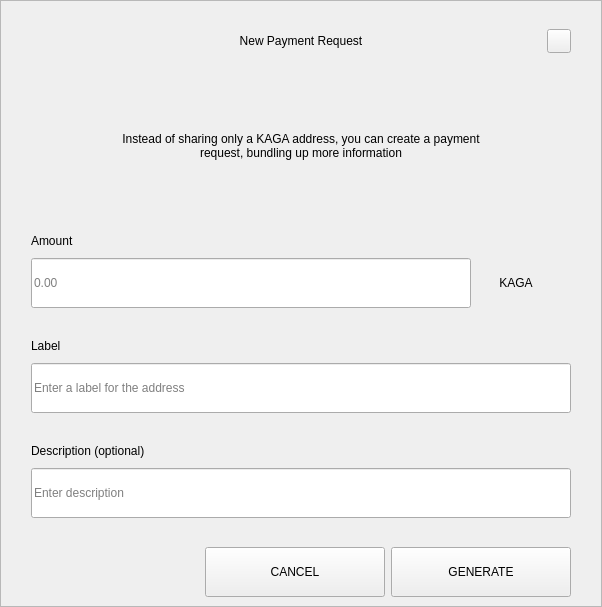
<?xml version="1.0" encoding="UTF-8"?>
<ui version="4.0">
 <class>RequestDialog</class>
 <widget class="QDialog" name="RequestDialog">
  <property name="geometry">
   <rect>
    <x>0</x>
    <y>0</y>
    <width>602</width>
    <height>607</height>
   </rect>
  </property>
  <property name="windowTitle">
   <string>Dialog</string>
  </property>
  <layout class="QVBoxLayout" name="verticalLayout_5">
   <property name="spacing">
    <number>0</number>
   </property>
   <property name="leftMargin">
    <number>0</number>
   </property>
   <property name="topMargin">
    <number>0</number>
   </property>
   <property name="rightMargin">
    <number>0</number>
   </property>
   <property name="bottomMargin">
    <number>0</number>
   </property>
   <item>
    <widget class="QFrame" name="frame">
     <property name="styleSheet">
      <string notr="true"/>
     </property>
     <property name="frameShape">
      <enum>QFrame::StyledPanel</enum>
     </property>
     <property name="frameShadow">
      <enum>QFrame::Raised</enum>
     </property>
     <layout class="QVBoxLayout" name="verticalLayout_4" stretch="1,0,0">
      <property name="spacing">
       <number>0</number>
      </property>
      <property name="leftMargin">
       <number>30</number>
      </property>
      <property name="topMargin">
       <number>20</number>
      </property>
      <property name="rightMargin">
       <number>30</number>
      </property>
      <property name="bottomMargin">
       <number>0</number>
      </property>
      <item>
       <layout class="QHBoxLayout" name="horizontalLayout_3">
        <property name="spacing">
         <number>0</number>
        </property>
        <item>
         <spacer name="horizontalSpacer_21">
          <property name="orientation">
           <enum>Qt::Horizontal</enum>
          </property>
          <property name="sizeHint" stdset="0">
           <size>
            <width>40</width>
            <height>20</height>
           </size>
          </property>
         </spacer>
        </item>
        <item>
         <widget class="QLabel" name="labelTitle">
          <property name="minimumSize">
           <size>
            <width>0</width>
            <height>40</height>
           </size>
          </property>
          <property name="maximumSize">
           <size>
            <width>16777215</width>
            <height>40</height>
           </size>
          </property>
          <property name="styleSheet">
           <string notr="true">padding-left:24px;</string>
          </property>
          <property name="text">
           <string>New Payment Request</string>
          </property>
          <property name="alignment">
           <set>Qt::AlignCenter</set>
          </property>
          <property name="margin">
           <number>7</number>
          </property>
         </widget>
        </item>
        <item>
         <spacer name="horizontalSpacer">
          <property name="orientation">
           <enum>Qt::Horizontal</enum>
          </property>
          <property name="sizeHint" stdset="0">
           <size>
            <width>40</width>
            <height>20</height>
           </size>
          </property>
         </spacer>
        </item>
        <item>
         <widget class="QPushButton" name="btnEsc">
          <property name="minimumSize">
           <size>
            <width>24</width>
            <height>24</height>
           </size>
          </property>
          <property name="maximumSize">
           <size>
            <width>24</width>
            <height>24</height>
           </size>
          </property>
          <property name="focusPolicy">
           <enum>Qt::NoFocus</enum>
          </property>
          <property name="text">
           <string/>
          </property>
         </widget>
        </item>
       </layout>
      </item>
      <item>
       <widget class="QStackedWidget" name="stack">
        <property name="minimumSize">
         <size>
          <width>540</width>
          <height>0</height>
         </size>
        </property>
        <property name="maximumSize">
         <size>
          <width>540</width>
          <height>16777215</height>
         </size>
        </property>
        <property name="currentIndex">
         <number>0</number>
        </property>
        <widget class="QWidget" name="page_1">
         <property name="minimumSize">
          <size>
           <width>540</width>
           <height>0</height>
          </size>
         </property>
         <property name="maximumSize">
          <size>
           <width>540</width>
           <height>16777215</height>
          </size>
         </property>
         <layout class="QVBoxLayout" name="layout1">
          <property name="spacing">
           <number>0</number>
          </property>
          <property name="leftMargin">
           <number>0</number>
          </property>
          <property name="topMargin">
           <number>0</number>
          </property>
          <property name="rightMargin">
           <number>0</number>
          </property>
          <property name="bottomMargin">
           <number>0</number>
          </property>
          <item>
           <spacer name="verticalSpacer_21">
            <property name="orientation">
             <enum>Qt::Vertical</enum>
            </property>
            <property name="sizeType">
             <enum>QSizePolicy::Fixed</enum>
            </property>
            <property name="sizeHint" stdset="0">
             <size>
              <width>20</width>
              <height>30</height>
             </size>
            </property>
           </spacer>
          </item>
          <item alignment="Qt::AlignHCenter">
           <widget class="QLabel" name="labelMessage">
            <property name="minimumSize">
             <size>
              <width>400</width>
              <height>50</height>
             </size>
            </property>
            <property name="text">
             <string>Instead of sharing only a KAGA address, you can create a payment request, bundling up more information</string>
            </property>
            <property name="alignment">
             <set>Qt::AlignCenter</set>
            </property>
            <property name="wordWrap">
             <bool>true</bool>
            </property>
           </widget>
          </item>
          <item alignment="Qt::AlignBottom">
           <widget class="QWidget" name="containerAmount" native="true">
            <layout class="QVBoxLayout" name="verticalLayout">
             <property name="spacing">
              <number>9</number>
             </property>
             <property name="leftMargin">
              <number>0</number>
             </property>
             <property name="topMargin">
              <number>0</number>
             </property>
             <property name="rightMargin">
              <number>0</number>
             </property>
             <property name="bottomMargin">
              <number>0</number>
             </property>
             <item>
              <widget class="QLabel" name="labelSubtitleAmount">
               <property name="minimumSize">
                <size>
                 <width>350</width>
                 <height>16</height>
                </size>
               </property>
               <property name="maximumSize">
                <size>
                 <width>16777215</width>
                 <height>16</height>
                </size>
               </property>
               <property name="text">
                <string>Amount</string>
               </property>
              </widget>
             </item>
             <item alignment="Qt::AlignTop">
              <widget class="QWidget" name="layoutAmount" native="true">
               <layout class="QHBoxLayout" name="horizontalLayout" stretch="2,0">
                <property name="spacing">
                 <number>0</number>
                </property>
                <property name="leftMargin">
                 <number>0</number>
                </property>
                <property name="topMargin">
                 <number>0</number>
                </property>
                <property name="rightMargin">
                 <number>0</number>
                </property>
                <property name="bottomMargin">
                 <number>0</number>
                </property>
                <item>
                 <widget class="QLineEdit" name="lineEditAmount">
                  <property name="minimumSize">
                   <size>
                    <width>0</width>
                    <height>50</height>
                   </size>
                  </property>
                  <property name="maximumSize">
                   <size>
                    <width>16777215</width>
                    <height>50</height>
                   </size>
                  </property>
                  <property name="placeholderText">
                   <string notr="true">0.00</string>
                  </property>
                 </widget>
                </item>
                <item>
                 <widget class="QWidget" name="comboContainer" native="true">
                  <property name="minimumSize">
                   <size>
                    <width>100</width>
                    <height>50</height>
                   </size>
                  </property>
                  <property name="maximumSize">
                   <size>
                    <width>16777215</width>
                    <height>50</height>
                   </size>
                  </property>
                  <layout class="QHBoxLayout" name="horizontalLayout_31">
                   <property name="spacing">
                    <number>0</number>
                   </property>
                   <property name="leftMargin">
                    <number>0</number>
                   </property>
                   <property name="topMargin">
                    <number>0</number>
                   </property>
                   <property name="rightMargin">
                    <number>10</number>
                   </property>
                   <property name="bottomMargin">
                    <number>0</number>
                   </property>
                   <item>
                    <widget class="QLabel" name="comboBoxCoin">
                     <property name="text">
                      <string>KAGA</string>
                     </property>
                     <property name="alignment">
                      <set>Qt::AlignCenter</set>
                     </property>
                    </widget>
                   </item>
                  </layout>
                 </widget>
                </item>
               </layout>
              </widget>
             </item>
            </layout>
           </widget>
          </item>
          <item>
           <spacer name="verticalSpacer_31">
            <property name="orientation">
             <enum>Qt::Vertical</enum>
            </property>
            <property name="sizeType">
             <enum>QSizePolicy::Fixed</enum>
            </property>
            <property name="sizeHint" stdset="0">
             <size>
              <width>20</width>
              <height>30</height>
             </size>
            </property>
           </spacer>
          </item>
          <item>
           <layout class="QVBoxLayout" name="verticalLayoutLabel">
            <property name="spacing">
             <number>9</number>
            </property>
            <item>
             <widget class="QLabel" name="labelSubtitleLabel">
              <property name="minimumSize">
               <size>
                <width>0</width>
                <height>16</height>
               </size>
              </property>
              <property name="maximumSize">
               <size>
                <width>16777215</width>
                <height>16</height>
               </size>
              </property>
              <property name="text">
               <string>Label</string>
              </property>
             </widget>
            </item>
            <item>
             <widget class="QLineEdit" name="lineEditLabel">
              <property name="minimumSize">
               <size>
                <width>0</width>
                <height>50</height>
               </size>
              </property>
              <property name="maximumSize">
               <size>
                <width>16777215</width>
                <height>50</height>
               </size>
              </property>
              <property name="placeholderText">
               <string>Enter a label for the address</string>
              </property>
             </widget>
            </item>
           </layout>
          </item>
          <item>
           <spacer name="verticalSpacer_34">
            <property name="orientation">
             <enum>Qt::Vertical</enum>
            </property>
            <property name="sizeType">
             <enum>QSizePolicy::Fixed</enum>
            </property>
            <property name="sizeHint" stdset="0">
             <size>
              <width>20</width>
              <height>30</height>
             </size>
            </property>
           </spacer>
          </item>
          <item>
           <layout class="QVBoxLayout" name="verticalLayoutDescription">
            <property name="spacing">
             <number>9</number>
            </property>
            <item>
             <widget class="QLabel" name="labelSubtitleDescription">
              <property name="minimumSize">
               <size>
                <width>0</width>
                <height>16</height>
               </size>
              </property>
              <property name="maximumSize">
               <size>
                <width>16777215</width>
                <height>16</height>
               </size>
              </property>
              <property name="text">
               <string>Description (optional)</string>
              </property>
             </widget>
            </item>
            <item>
             <widget class="QLineEdit" name="lineEditDescription">
              <property name="minimumSize">
               <size>
                <width>0</width>
                <height>50</height>
               </size>
              </property>
              <property name="maximumSize">
               <size>
                <width>16777215</width>
                <height>50</height>
               </size>
              </property>
              <property name="placeholderText">
               <string>Enter description</string>
              </property>
             </widget>
            </item>
            <item>
             <spacer name="verticalSpacer_4">
              <property name="orientation">
               <enum>Qt::Vertical</enum>
              </property>
              <property name="sizeType">
               <enum>QSizePolicy::Fixed</enum>
              </property>
              <property name="sizeHint" stdset="0">
               <size>
                <width>20</width>
                <height>20</height>
               </size>
              </property>
             </spacer>
            </item>
           </layout>
          </item>
         </layout>
        </widget>
        <widget class="QWidget" name="page_2">
         <layout class="QVBoxLayout" name="layout2">
          <item>
           <spacer name="verticalSpacer_5">
            <property name="orientation">
             <enum>Qt::Vertical</enum>
            </property>
            <property name="sizeType">
             <enum>QSizePolicy::Fixed</enum>
            </property>
            <property name="sizeHint" stdset="0">
             <size>
              <width>20</width>
              <height>50</height>
             </size>
            </property>
           </spacer>
          </item>
          <item alignment="Qt::AlignHCenter">
           <widget class="QLabel" name="labelQrImg">
            <property name="minimumSize">
             <size>
              <width>260</width>
              <height>260</height>
             </size>
            </property>
            <property name="maximumSize">
             <size>
              <width>260</width>
              <height>260</height>
             </size>
            </property>
            <property name="text">
             <string/>
            </property>
            <property name="alignment">
             <set>Qt::AlignCenter</set>
            </property>
           </widget>
          </item>
          <item>
           <spacer name="verticalSpacer_2">
            <property name="orientation">
             <enum>Qt::Vertical</enum>
            </property>
            <property name="sizeType">
             <enum>QSizePolicy::Fixed</enum>
            </property>
            <property name="sizeHint" stdset="0">
             <size>
              <width>20</width>
              <height>30</height>
             </size>
            </property>
           </spacer>
          </item>
          <item alignment="Qt::AlignHCenter">
           <widget class="QLabel" name="labelAddress">
            <property name="text">
             <string>D7VFR83SQbiezrW72hjcWJtcfip5krte2Z </string>
            </property>
           </widget>
          </item>
          <item>
           <spacer name="verticalSpacer_32">
            <property name="orientation">
             <enum>Qt::Vertical</enum>
            </property>
            <property name="sizeType">
             <enum>QSizePolicy::Expanding</enum>
            </property>
            <property name="sizeHint" stdset="0">
             <size>
              <width>20</width>
              <height>20</height>
             </size>
            </property>
           </spacer>
          </item>
          <item>
           <layout class="QHBoxLayout" name="horizontal">
            <property name="leftMargin">
             <number>20</number>
            </property>
            <property name="rightMargin">
             <number>20</number>
            </property>
            <property name="bottomMargin">
             <number>20</number>
            </property>
            <item>
             <spacer name="horizontalSpacer_4">
              <property name="orientation">
               <enum>Qt::Horizontal</enum>
              </property>
              <property name="sizeHint" stdset="0">
               <size>
                <width>40</width>
                <height>20</height>
               </size>
              </property>
             </spacer>
            </item>
            <item>
             <widget class="QPushButton" name="btnCopyAddress">
              <property name="minimumSize">
               <size>
                <width>180</width>
                <height>50</height>
               </size>
              </property>
              <property name="text">
               <string>COPY ADDRESS</string>
              </property>
             </widget>
            </item>
            <item>
             <widget class="QPushButton" name="btnCopyUrl">
              <property name="minimumSize">
               <size>
                <width>180</width>
                <height>50</height>
               </size>
              </property>
              <property name="text">
               <string>COPY URL</string>
              </property>
             </widget>
            </item>
            <item>
             <spacer name="horizontalSpacer_2">
              <property name="orientation">
               <enum>Qt::Horizontal</enum>
              </property>
              <property name="sizeHint" stdset="0">
               <size>
                <width>40</width>
                <height>20</height>
               </size>
              </property>
             </spacer>
            </item>
           </layout>
          </item>
         </layout>
        </widget>
       </widget>
      </item>
      <item>
       <widget class="QWidget" name="buttonsStack" native="true">
        <layout class="QHBoxLayout" name="horizontalLayout_5">
         <property name="leftMargin">
          <number>20</number>
         </property>
         <property name="rightMargin">
          <number>0</number>
         </property>
         <item>
          <spacer name="horizontalSpacer_41">
           <property name="orientation">
            <enum>Qt::Horizontal</enum>
           </property>
           <property name="sizeHint" stdset="0">
            <size>
             <width>40</width>
             <height>20</height>
            </size>
           </property>
          </spacer>
         </item>
         <item>
          <widget class="QPushButton" name="btnCancel">
           <property name="minimumSize">
            <size>
             <width>180</width>
             <height>50</height>
            </size>
           </property>
           <property name="focusPolicy">
            <enum>Qt::NoFocus</enum>
           </property>
           <property name="text">
            <string>CANCEL</string>
           </property>
          </widget>
         </item>
         <item>
          <widget class="QPushButton" name="btnSave">
           <property name="minimumSize">
            <size>
             <width>180</width>
             <height>50</height>
            </size>
           </property>
           <property name="focusPolicy">
            <enum>Qt::NoFocus</enum>
           </property>
           <property name="text">
            <string>GENERATE</string>
           </property>
          </widget>
         </item>
        </layout>
       </widget>
      </item>
     </layout>
    </widget>
   </item>
  </layout>
 </widget>
 <resources/>
 <connections/>
</ui>
